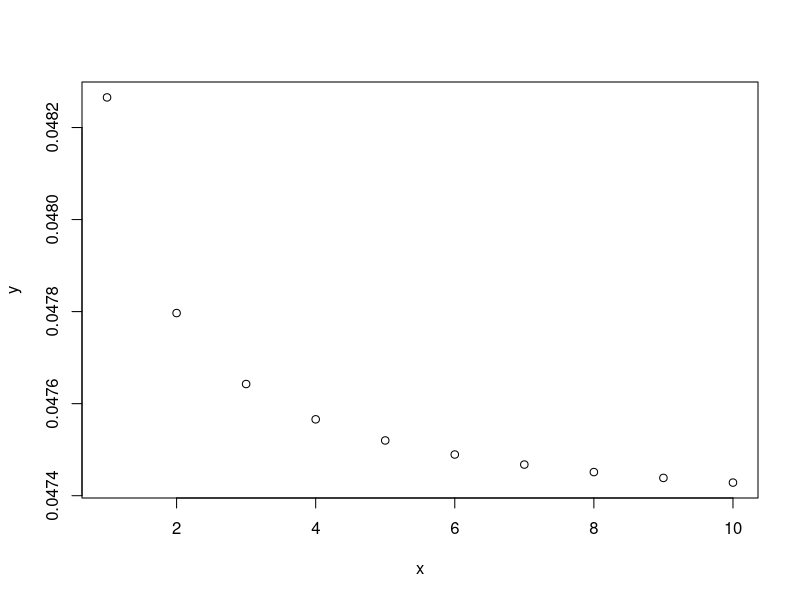
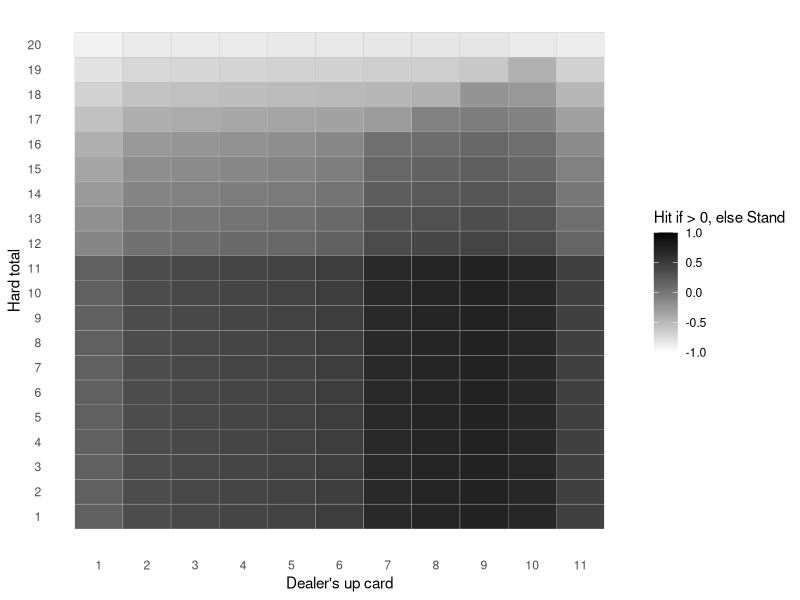

The R script that drew these images, in order:
## ---- chunk 1
knitr::opts_chunk$set(echo = TRUE)
## ---- chunk 2
x = 1:10
y = (choose(4*x, 1) * choose(16*x, 1)) / choose(52*x, 2)

plot(x, y)
## ---- chunk 3
# Current face up card of the dealer. Additionally, we assume the dealer has already checked for blackjack on the hole card
dealer_up_card = 10

# The expected sum of the dealer's cards for which to calculate the probability
target_dealer_value = 19

# Total number of decks in the game
# Assumption: The current face up cards (both dealer's and players') currently do neither affect the available cards, nor the probability for each card, that we assume as stated before, 16/52 for each ten-valued card, 4/52 for each non-ten-valued card
num_decks = 1

# If true, the dealer stands if it has a soft 17
soft_stands = FALSE
## ---- chunk 4
# This function computes all possible ordered card extractions that give the expected value
# Note that cards are ordered by their value, so here we're missing possible permutations
# Additionally, no constraints are checked, like available cards, blackjack, dealer stand
find_combinations <- function(values, target) {
  find_recursive <- function(subset, remaining_values, target) {
    # If we reached the target, end the branch here
    if (sum(subset) == target) {
      return(list(subset))
    }
    # If we're above the target, the entire branch is not valid
    if (sum(subset) > target) {
      return(list())
    }
    
    solutions = list()
    
    # Loop for each remaining value
    for (i in seq_along(remaining_values)) {
      new_subset = c(subset, remaining_values[i])
      # Try a branch with this value
      solutions = c(solutions, find_recursive(new_subset, remaining_values[i:length(remaining_values)], target))
    }
    
    return(solutions)
  }
  
  return(find_recursive(c(), values, target))
}

# Helper function that, given some extraction paths (branches) and the amount of each card, returns only the paths that do not exceed the available amount for each card 
remove_paths_exceeding_cards <- function(paths, available_cards) {
  return(Filter(function(path) {
      used_cards = c(rep(0, length(available_cards)))
      
      for(i in path){
          # Ace and 1 are the same card
          index = ifelse(i == 11, 1, i)
          
          used_cards[[index]] = used_cards[[index]] + 1
          
          # If the current card has been used more than the max number of times it is available, then the path is not valid
          if(used_cards[[index]] > available_cards[[index]]){
            return(FALSE)
          }
      }
      
      return(TRUE)
    }, paths))
}
## ---- chunk 5
# First, calculate all possible combinations that give a certain target
possible_cards = 1:11
paths = find_combinations(possible_cards, target_dealer_value - dealer_up_card)


# Then, depending on the number of decks, filter out combinations that exceed the maximum number of each card

# For each deck, we have 4 cards from 1 to 9, and 16 ten-valued cards. Ace counts as value one
available_cards = c(rep(4, 9), 16)* num_decks

valid_paths = remove_paths_exceeding_cards(paths, available_cards)
## ---- chunk 6
# Given a path, returns the corresponding probability for it to occur
calculate_path_probability <- function(path){
  prob = 1
  for(card in path){
    # We said that for any 10-valued card we have a 16/52 probability
    if(card == 10){
      prob = prob * (16/52)
    }
    # And a 4/52 probability for any non-10-valued card
    else{
      prob = prob * (4 / 52)
    }
  }
    
  return(prob)
}

# Given a path, returns the total numbers of its anagrams (without repetition)
count_path_anagrams <- function(path){
  element_occurrences = as.vector(table(path))
  
  return(factorial(length(path)) / prod(factorial(element_occurrences)))
}
## ---- chunk 7
if (!require(combinat)) {
  install.packages("combinat")
}
library(combinat)

# Given some paths, returns a list of lists of all permutations
permut_paths <- function(paths){
  return(Map(function(path){
      if(length(path) == 1){
        return(list(path))
      }
      else{
        return(unique(permn(path)))
      }
    }, paths)
  )
}

calc_probability_exact_dealer_score <- function(dealer_up_card, target_dealer_value, num_decks, cache){
  # Note: the dealer always stands on 17, no matter soft 17
  cache_key = paste(dealer_up_card, target_dealer_value, num_decks, sep = "_")
  if(exists(cache_key, envir = cache)){
    return(get(cache_key, envir = cache))
  }
  
  # If the dealer already has an higher value then the up card, he will surely make a higher score
  if(target_dealer_value < dealer_up_card){
    assign(cache_key, 0, envir = cache)
    return(0)
  }
  
  # Instead, if the dealer already has the up card as the target value,
  # the probability is 1 since he just does not need to pick any card
  if(target_dealer_value == dealer_up_card){
    assign(cache_key, 1, envir = cache)
    return(1)
  }
  
  # For target values < 17, we do not need to consider the rule of standing when scoring 17 or above
  if(target_dealer_value < 17){
    # Calculate all possible combinations for the target value
    possible_cards = 1:11
    paths = find_combinations(possible_cards, target_dealer_value - dealer_up_card)
    
    # Then, filter out combinations that exceed the available cards
    available_cards = c(rep(4, 9), 16)* num_decks
    valid_paths = remove_paths_exceeding_cards(paths, available_cards)
    
    not_1_paths = Filter(function(path){
      return(!any(c(1) %in% path))
    }, valid_paths)
    
    one_paths = Filter(function(path){
      return(any(c(1) %in% path) && length(path) < 7) # To make the computation less heavy, we can ignore paths longer that a certain threshold since their probability would be very low
    }, valid_paths)
    
    one_paths_permuts = unlist(permut_paths(one_paths), recursive = FALSE)
    
    total_probability = 0
    
    for(path in not_1_paths){
      path_probability = calculate_path_probability(path)
      
      path_anagrams_count = count_path_anagrams(path)
      
      # We should prevent blackjacks
      path_anagrams_not_blackjack_count = path_anagrams_count
      if(dealer_up_card == 10 && any(path %in% c(1, 11))){
        first_occ <- which(path %in% c(1, 11))[1]
        
        path_anagrams_not_blackjack_count = path_anagrams_not_blackjack_count - count_path_anagrams(path[-first_occ])
      }
      if(any(dealer_up_card %in% c(1, 11)) && any(path %in% 10)){
        first_occ <- which(path %in% c(10))[1]
        
        path_anagrams_not_blackjack_count = path_anagrams_not_blackjack_count - count_path_anagrams(path[-first_occ])
      }
      
      total_probability = total_probability + path_probability * path_anagrams_not_blackjack_count
    }
    
    valid_one_path_permuts = Filter(function(path){
      # We should prevent blackjacks
      if(dealer_up_card == 10 && path[1] %in% c(1, 11)){
        return(FALSE)
      }
      if(any(dealer_up_card %in% c(1, 11)) && path[1] == 10){
        return(FALSE)
      }
      
      total = dealer_up_card
      
      for(card in path){
        if(card == 1 && total + 11 <= 21){
          return(FALSE)
        }
        
        total = total + card
      }
      
      return(TRUE)
    }, one_paths_permuts)
    
    for(path in valid_one_path_permuts){
      total_probability = total_probability + calculate_path_probability(path)
    }
    
    assign(cache_key, total_probability, envir = cache)
    return(total_probability)
  }
  else{
    # If instead we hit 17 or above, we need to split the computation:
    # The dealer should reach a score lower than 16, and then hit a single card without busting
    safe_scores = Filter(function(score){
      return(score > 0 && score < 17)
    }, target_dealer_value - 1:11)
    total_probability = 0
    
    for(score in safe_scores){
        card_difference = target_dealer_value - score
        
        # We also need to ignore the blackjack combination
        is_blackjack = (dealer_up_card == 10 && dealer_up_card == score && card_difference == 11) ||
          (dealer_up_card %in% c(1, 11) && dealer_up_card == score && card_difference == 10)
        
        if(!is_blackjack){
          card_probability = if(card_difference == 10) {16/52} else {4/52}
          
          # Here we calculate the probability of obtaining a certain score
          intermediate_score_prob = calc_probability_exact_dealer_score(dealer_up_card, score, num_decks, cache)
          
          
          total_probability = total_probability + intermediate_score_prob * card_probability
        }
        
    }
    
    assign(cache_key, total_probability, envir = cache)
    return(total_probability)
  }
}
## ---- chunk 8
# Sum of current cards o the player
player_score = 18
## ---- chunk 9
calc_probability_player_busting <- function(player_score){
  busting_probability = 0

  # Note that if we pick an ace, we only consider it as a 1
  for(i in 1:10){
    if(player_score + i > 21){
      # We busted with a card i-valued
      # We use the infinite deck theorem to calculate the probability of this i-valued card
      if(i == 10){
        busting_probability = busting_probability + 16/52
      }
      else{
        busting_probability = busting_probability + 4/52
      }
    }
  }
  
  return(busting_probability)
}

busting_probability = calc_probability_player_busting(player_score)
## ---- chunk 10
calc_probability_lose_after_standing <- function(player_score, dealer_up_card, num_decks, cache){
  prob = 0
  
  for(i in (player_score + 1):21){
    if(i >= 17){
      prob = prob + calc_probability_exact_dealer_score(dealer_up_card, i, num_decks, cache)
    }
  }
  
  return(prob)
}

prob_lose_after_standing = calc_probability_lose_after_standing(player_score, dealer_up_card, num_decks, new.env())
prob_lose_after_standing
## ---- chunk 11
calc_probability_lose_after_standing2 <- function(player_score, dealer_up_card, num_decks, cache){
  prob = 0
  
  for(card1 in 2:11){
    card1_prob = if(card1 == 10) {16/52} else {4/52}
    
    is_blackjack = FALSE
    
    if(dealer_up_card == 10 && any(card1 %in% c(1, 11))){
      is_blackjack = TRUE
    }
    if(dealer_up_card %in% c(1, 11) && card1 == 10){
      is_blackjack = TRUE
    }
    
    # We proceed only if the dealer has no blackjack
    if(!is_blackjack){
      score = dealer_up_card + card1
      
      # We can check if we reached a standing score
      if(score >= 17 && score <= 21 && score > player_score){
        prob = prob + card1_prob
      }
      else{
        # Otherwise, we pick another card
        
        # If we went over 21, but we have an ace, we can consider it as a 1
        if(score > 21 && any(card1 %in% c(1, 11)) && (dealer_up_card + 1) >= 17 && (dealer_up_card + 1) <= 21 && (dealer_up_card + 1) > player_score){
          prob = prob + card1_prob
        }
        
        for(card2 in 2:11){
          card2_prob = if(card2 == 10) {16/52} else {4/52}
          
          # We can check again if we reached a standing score
          if((score + card2 >= 17) && (score + card2 <= 21) && score + card2 > player_score){
            prob = prob + card1_prob * card2_prob
          }
          else{
            
            # If we went over 21, but we have an ace that would give us a standing value, we consider this a valid extraction
            # We have two cases for the ace: the first card, or the second one
            if((score + card2) > 21 && any(card1 %in% c(1, 11)) && (dealer_up_card + 1 + card2) >= 17 && (dealer_up_card + 1 + card2) <= 21 && (dealer_up_card + 1 + card2) > player_score){
              prob = prob + card1_prob * card2_prob
            }
            else{
              if((score + card2) > 21 && any(card2 %in% c(1, 11)) && (dealer_up_card + 1 + card1) >= 17 && (dealer_up_card + 1 + card1) <= 21 && (dealer_up_card + 1 + card1) > player_score){
                # card 2 is 11, now 1
              prob = prob + card1_prob * card2_prob
              }
            }
          }
        }
      }
    }
    
    
  }
  
  return(prob)
}
## ---- chunk 12
calc_probability_tie_after_standing <- function(player_score, dealer_up_card, num_decks, cache){
  if(player_score < 17){
    return(0)
  }
  
  prob = calc_probability_exact_dealer_score(dealer_up_card, player_score, num_decks, cache)
  
  return(prob)
}

prob_tie_after_standing = calc_probability_tie_after_standing(player_score, dealer_up_card, num_decks, new.env())
prob_tie_after_standing
## ---- chunk 13
prob_win_after_standind = 1 - prob_lose_after_standing - prob_tie_after_standing
prob_win_after_standind
## ---- chunk 14
prob_lose_after_hit = calc_probability_player_busting(player_score)
prob_lose_after_hit
## ---- chunk 15
# We can safely ignore a score of 21 for the player
possible_player_scores = 1:20

possible_dealer_face_up_card = 1:11 # 7:11 works on single core

num_decks = 1
soft_stands = FALSE
## ---- chunk 16
cache = new.env()
decision_matrix = sapply(possible_dealer_face_up_card, function(dealer_up_card){
  return(sapply(possible_player_scores, function(player_score){
    prob_lose_after_standing = calc_probability_lose_after_standing2(player_score, dealer_up_card, num_decks, cache)
  
    prob_lose_after_hit = calc_probability_player_busting(player_score)
    
    return(prob_lose_after_standing - prob_lose_after_hit)
  }))
})

decision_matrix
## ---- chunk 17
if (!require(ggplot2)) {
  install.packages("ggplot2")
}
if (!require(reshape2)) {
  install.packages("reshape2")
}
library(ggplot2)
library(reshape2)

df <- melt(decision_matrix)
colnames(df) <- c("Y", "X", "Value")

# 
ggplot(df, aes(x = X, y = Y, fill = Value)) +
  geom_tile(color = "grey") +                       # Crea le celle con bordi bianchi
  scale_fill_gradientn(colors = c("white", "black"), # Scala colore da nero a bianco
                       values = c(0, 1),             # Mappa 0 (nero) e valori positivi (bianco)
                       limits = c(-1, 1)) +          # Imposta i limiti della scala dei colori
  #scale_y_reverse() +                                # Inverte l'asse Y per un aspetto simile a una matrice
  scale_x_continuous(breaks = 1:ncol(decision_matrix), labels = possible_dealer_face_up_card) +  # Mostra tutte le colonne
  scale_y_continuous(breaks = 1:nrow(decision_matrix), labels = possible_player_scores) +  # Mostra tutte le righe
  theme_minimal() +
  labs(x = "Dealer's up card", y = "Hard total", fill = "Hit if > 0, else Stand") + # Aggiunge etichette
  theme(panel.grid = element_blank())                # Rimuove la griglia di sfondo
